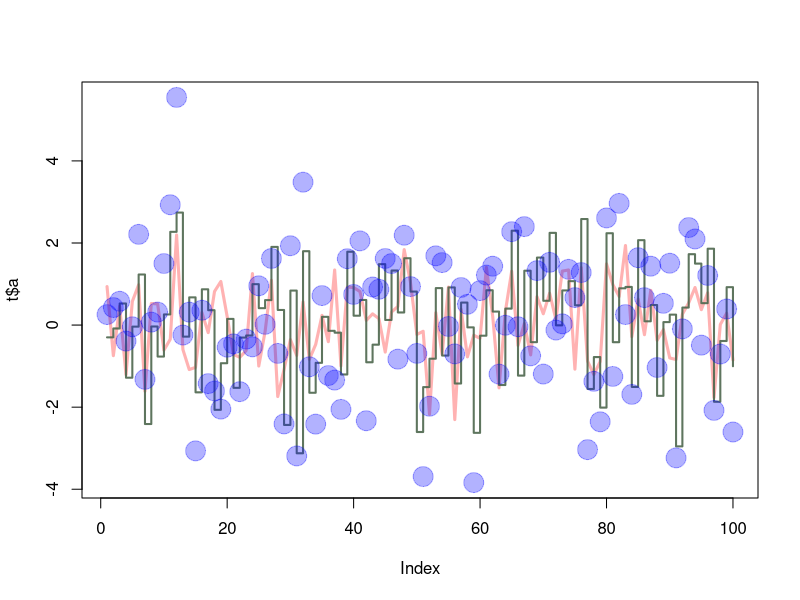

The R script that drew this image:
# Text behind the #-sign is not evaluated as code by R. 
# This is useful, because it allows you to add comments explaining what the script does.

# Make data frame
x1 = rnorm(100)
x2 = rnorm(100)
x3 = rnorm(100)
t = data.frame(a=x1, b=x1+x2, c=x1+x2+x3)

# Plot data frame
plot(t$a, type='l', ylim=range(t), lwd=3, col=rgb(1,0,0,0.3))
lines(t$b, type='s', lwd=2, col=rgb(0.3,0.4,0.3,0.9))
points(t$c, pch=20, cex=4, col=rgb(0,0,1,0.3))

# Note that with plot you get a new plot window while points and lines add to the previous plot.
